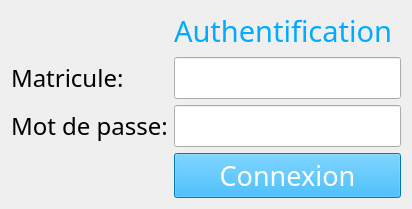
<?xml version="1.0" encoding="UTF-8"?>
<ui version="4.0">
 <class>Connexion</class>
 <widget class="QWidget" name="Connexion">
  <property name="geometry">
   <rect>
    <x>0</x>
    <y>0</y>
    <width>521</width>
    <height>221</height>
   </rect>
  </property>
  <property name="windowTitle">
   <string>Connexion</string>
  </property>
  <layout class="QHBoxLayout" name="horizontalLayout">
   <property name="sizeConstraint">
    <enum>QLayout::SetFixedSize</enum>
   </property>
   <item>
    <layout class="QFormLayout" name="formLayout">
     <item row="0" column="1">
      <widget class="QLabel" name="label_authentification">
       <property name="font">
        <font>
         <family>Ravie</family>
         <pointsize>22</pointsize>
        </font>
       </property>
       <property name="styleSheet">
        <string notr="true">color: rgb(0, 170, 255);</string>
       </property>
       <property name="text">
        <string>Authentification</string>
       </property>
      </widget>
     </item>
     <item row="1" column="0">
      <widget class="QLabel" name="label_matricule">
       <property name="font">
        <font>
         <family>Papyrus</family>
         <pointsize>18</pointsize>
        </font>
       </property>
       <property name="text">
        <string>Matricule: </string>
       </property>
      </widget>
     </item>
     <item row="1" column="1">
      <widget class="QLineEdit" name="input_matricule">
       <property name="font">
        <font>
         <family>Papyrus</family>
         <pointsize>18</pointsize>
        </font>
       </property>
      </widget>
     </item>
     <item row="3" column="0">
      <widget class="QLabel" name="label_password">
       <property name="font">
        <font>
         <family>Papyrus</family>
         <pointsize>18</pointsize>
        </font>
       </property>
       <property name="text">
        <string>Mot de passe:</string>
       </property>
      </widget>
     </item>
     <item row="3" column="1">
      <widget class="QLineEdit" name="input_password">
       <property name="font">
        <font>
         <family>Papyrus</family>
         <pointsize>18</pointsize>
        </font>
       </property>
       <property name="echoMode">
        <enum>QLineEdit::Password</enum>
       </property>
      </widget>
     </item>
     <item row="4" column="1">
      <widget class="QPushButton" name="btn_connexion">
       <property name="font">
        <font>
         <family>Papyrus</family>
         <pointsize>20</pointsize>
        </font>
       </property>
       <property name="styleSheet">
        <string notr="true">background-color: rgb(0, 170, 255);
color: rgb(255, 255, 255);</string>
       </property>
       <property name="text">
        <string>Connexion</string>
       </property>
      </widget>
     </item>
    </layout>
   </item>
  </layout>
 </widget>
 <resources/>
 <connections/>
</ui>
